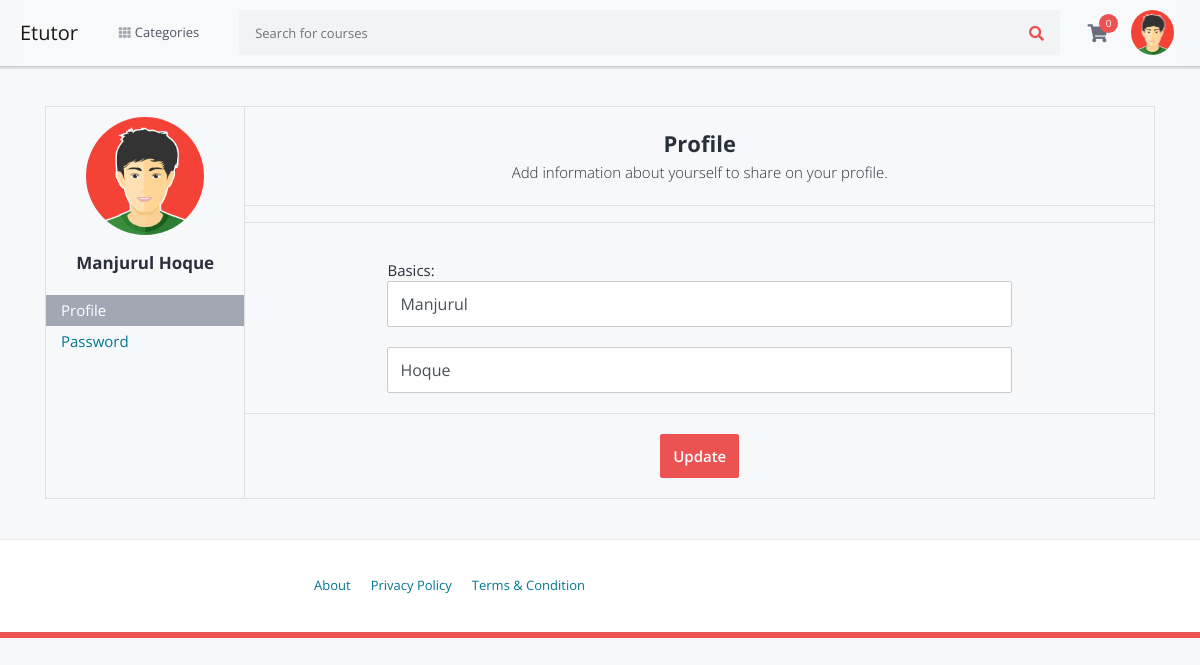
Screenshot of /users/profile (signed in) with the database file from the repository.
### accounts/models.py (models this page shows, shortened)
class User(AbstractUser):
    email = models.EmailField(unique=True, blank=False,
                              error_messages={
                                  'unique': "A user with that email already exists.",
                              })
    USERNAME_FIELD = "email"
    REQUIRED_FIELDS = []
    objects = UserManager()

### accounts/views.py (the view, shortened to what this page needs)
# urls.py: path('profile', views.ProfileUpdateView.as_view(), name='my-profile'),
class ProfileUpdateView(UpdateView):
    model = User
    template_name = "accounts/profile.html"
    context_object_name = "user"
    form_class = ProfileUpdateForm
    success_url = reverse_lazy("accounts:my-profile")
    @method_decorator(login_required(login_url=reverse_lazy('accounts:login')))
    def dispatch(self, request, *args, **kwargs):
        return super().dispatch(self.request, *args, **kwargs)
    def get_initial(self):
        return {"first_name": self.request.user.first_name, "last_name": self.request.user.last_name}
    def get_object(self, queryset=None):
        return get_object_or_404(self.model, pk=self.request.user.pk)

### accounts/forms.py
class ProfileUpdateForm(forms.ModelForm):
    def __init__(self, *args, **kwargs):
        super().__init__(*args, **kwargs)
        self.fields["first_name"].widget.attrs.update({'placeholder': 'Enter first name'})
        self.fields["last_name"].widget.attrs.update({'placeholder': 'Enter last name'})
    class Meta:
        model = User
        fields = ["first_name", "last_name"]

### cart/cart.py (called while the page is built)
    def __len__(self):
        return sum(item['quantity'] for item in self.cart.values())

    def get_total_price(self):
        return sum(Decimal(item['price']) * item['quantity'] for item in self.cart.values())

### cart/context_processors.py (called while the page is built)
def cart(request):
    return {'cart': Cart(request)}

### courses/context_processors.py (called while the page is built)
def categories_processor(request):
    categories = Category.objects.all()
    return {'categories': categories}

### templates/accounts/profile.html (shortened to what this page needs)
{% extends 'layouts/base.html' %}
{% load static %}
{% block content %}
    <section class="user-dashboard-area">
        <div class="container">
            <div class="row">
                <div class="col">
                    <div class="user-dashboard-box">
                        <div class="user-dashboard-sidebar">
                            <div class="user-box">
                                <img src="{% static 'images/avatar.png' %}" alt="" class="img-fluid">
                                <div class="name">
                                    <div class="name">
                                        {{ request.user.first_name }} {{ request.user.last_name }}
                                    </div>
                                </div>
                            </div>
                            <div class="user-dashboard-menu">
                                <ul>
                                    <li class="active">
                                        <a href="{% url 'accounts:my-profile' %}">Profile</a>
                                    </li>
                                    <li>
                                        <a href="#">Password</a>
                                    </li>
                                </ul>
                            </div>
                        </div>
                        <div class="user-dashboard-content">
                            <div class="content-title-box">
                                <div class="title">Profile</div>
                                <div class="subtitle">Add information about yourself to share on your profile.
                                </div>
                            </div>
                            <hr>
                            <form action="#" method="post">
                                <div class="content-box">
                                    <div class="basic-group">
                                        <div class="form-group">
                                            <label for="FristName">Basics:</label>
                                            <input type="text" class="form-control" name="first_name" id="FristName"
                                                   placeholder="first name" value="{{ user.first_name }}">
                                        </div>
                                        <div class="form-group">
                                            <input type="text" class="form-control" name="last_name"
                                                   placeholder="last name" value="{{ user.last_name }}">
                                        </div>
                                    </div>
                                </div>
                                <div class="content-update-box">
                                    <button type="submit" class="btn">Update</button>
                                </div>
                            </form>
                        </div>
                    </div>
                </div>
            </div>
        </div>
    </section>
{% endblock %}

### rows the page displays
User: user.first_name "Manjurul", user.last_name "Hoque", first_name "Manjurul", last_name "Hoque"
